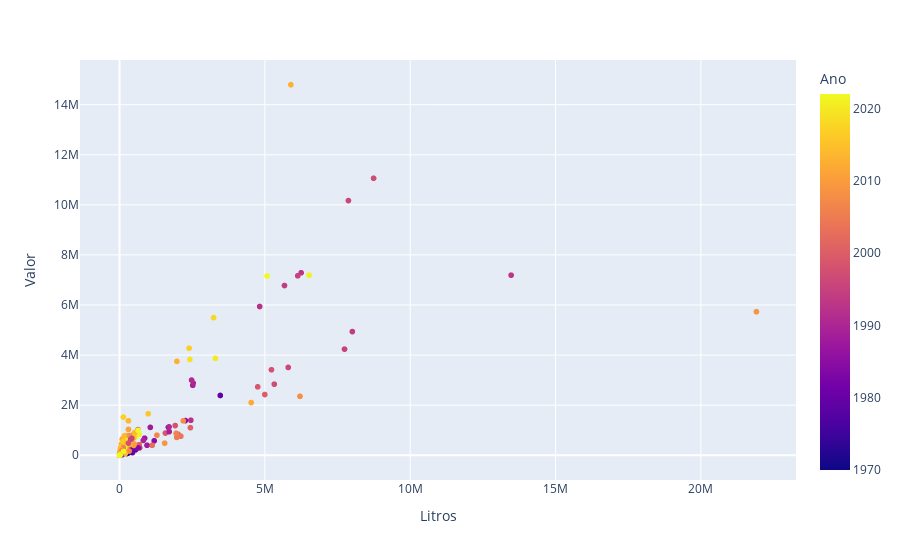

Notebook code for this chart:
### Code cell
fig = px.scatter(df_exporta_paisv2, x='Litros', y='Valor', color='Ano')
fig.show()

### Figure 1 — Plotly figure (JSON) as saved in the notebook; plotly's stock layout.template omitted (floating-point values rounded to 4 significant figures; data arrays with more than 128 entries replaced by an {"elided": "..."} marker saying what was removed)
{"data": [{"hovertemplate": "Litros=%{x}<br>Valor=%{y}<br>Ano=%{marker.color}<extra></extra>", "legendgroup": "", "marker": {"color": {"elided": "6784 int values"}, "coloraxis": "coloraxis", "symbol": "circle"}, "mode": "markers", "name": "", "showlegend": false, "type": "scattergl", "x": {"elided": "6784 int values"}, "xaxis": "x", "y": {"elided": "6784 int values"}, "yaxis": "y"}], "layout": {"coloraxis": {"colorbar": {"title": {"text": "Ano"}}, "colorscale": [[0, "#0d0887"], [0.1111, "#46039f"], [0.2222, "#7201a8"], [0.3333, "#9c179e"], [0.4444, "#bd3786"], [0.5556, "#d8576b"], [0.6667, "#ed7953"], [0.7778, "#fb9f3a"], [0.8889, "#fdca26"], [1, "#f0f921"]]}, "legend": {"tracegroupgap": 0}, "margin": {"t": 60}, "xaxis": {"anchor": "y", "domain": [0, 1], "title": {"text": "Litros"}}, "yaxis": {"anchor": "x", "domain": [0, 1], "title": {"text": "Valor"}}}}
